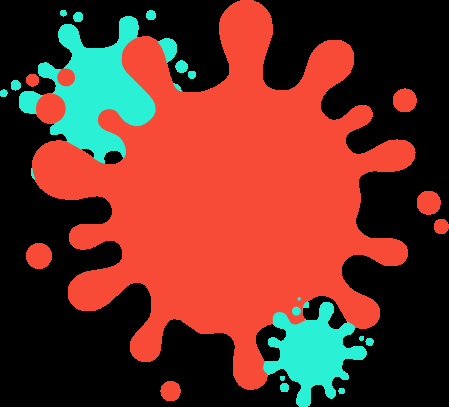
#> input picture app/data/Big_splats/Blaster.png, 449 x 407 px
$ python -i ability_image.py   (imports and definitions only)
#> lines starting #> are read from the running program, lines starting #| are printed output that depends on the picture
import streamlit as st
from PIL import Image
import requests
from io import BytesIO


# function to show the images related to each selected main weapon
def Show_Ability_Image(a_img):
    # Create versions of each img with ink splat background
    C_img = Ab_img(a_img)
    # st.markdown("<br>", unsafe_allow_html=True)
    col1, col2, col3 = st.columns([1, 1, 1])
    with col2:
        st.image(C_img, width=300)

    # st.image(C_img, width=300)
    # st.markdown("<br>", unsafe_allow_html=True)
    return None


# function to show the images related to each selected main weapon
def Show_2_Ability_Image(a_img, b_img):
    # Create versions of each img with ink splat background
    A_img = Ab_img(a_img)
    B_img = Ab_img(b_img)
    # st.markdown("<br>", unsafe_allow_html=True)
    col1, col2, col3, col4 = st.columns([1, 2, 2, 1])
    with col2:
        st.image(A_img, width=200)
    with col3:
        st.image(B_img, width=200)

    # st.image(C_img, width=300)
    # st.markdown("<br>", unsafe_allow_html=True)
    return None


# --- Assistance from ChatGPT ------------------------------------------
# function that layers the main weapon img with the ink splat
def Ab_img(main_img):
    # find the right ink splat to use for the Sub
    bg_img = "data/Small_Splats/Black.png"
    # loading url image as the overlay
    overlay = load_image_from_url(main_img)
    # opening the splat image
    background = Image.open(bg_img).convert("RGBA")
    scale = 0.5  # Set the scale of the overlay
    # match the overlay size with the background and scale
    new_size = (int(background.width * scale), int(background.height * scale))
    overlay_resized = overlay.resize(new_size)
    # make a transparent canvas of the size of the ink splat img
    overlay_canvas = Image.new("RGBA", background.size, (0, 0, 0, 0))
    # Align the overlay to be in the centre of the background
    offset = (((background.width - new_size[0]) // 2)-5,
              ((background.height - new_size[1]) // 2)+10)
    # place the overlay image onto the transparent canvas
    overlay_canvas.paste(overlay_resized, offset, mask=overlay_resized)
    # final image for the main weapon
    # composed of the overlay and background images
    composed_image = Image.alpha_composite(background, overlay_canvas)
    return composed_image


# Load a url image
def load_image_from_url(url):
    response = requests.get(url)
    # Check if the request was successful
    response.raise_for_status()
    # return the url image in this form
    # so we can use it with st.image
    return Image.open(BytesIO(response.content)).convert("RGBA")
# -------------------------------------------------------------------------------------------------------

>>> import cv2
>>> picture = cv2.imread('../data/Big_splats/Blaster.png', cv2.IMREAD_GRAYSCALE)
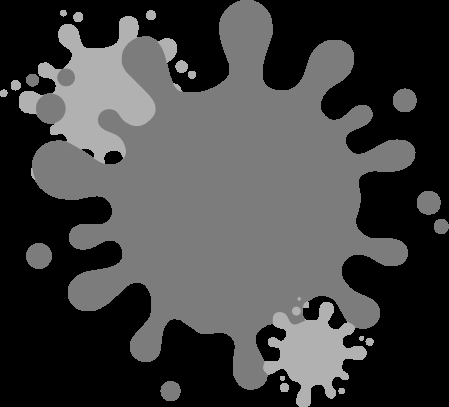
#> picture: shape (407, 449); min 0, max 177, mean 66
#> (the run stopped early here; a loop or call above may not have finished)

$ run again, on app/data/Big_splats/Charger.png
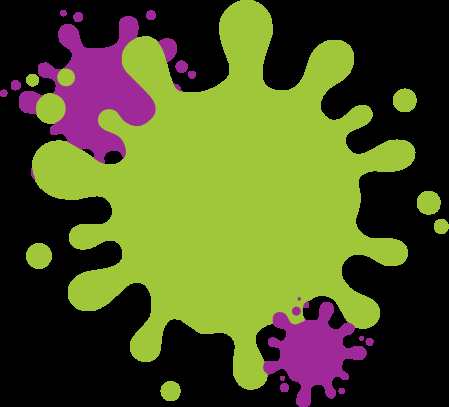
#> input picture app/data/Big_splats/Charger.png, 449 x 407 px
#> `picture = cv2.imread('../data/Big_splats/Blaster.png', cv2.IMREAD_GRAY..`:
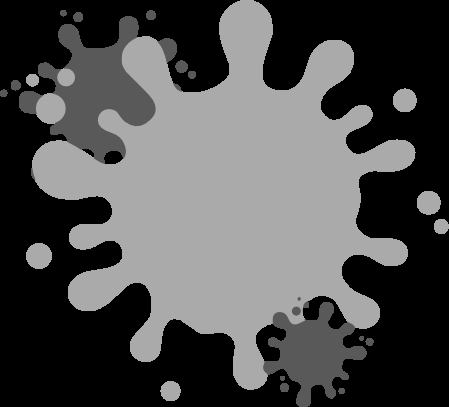
#> picture: shape (407, 449); min 0, max 170, mean 77.9
